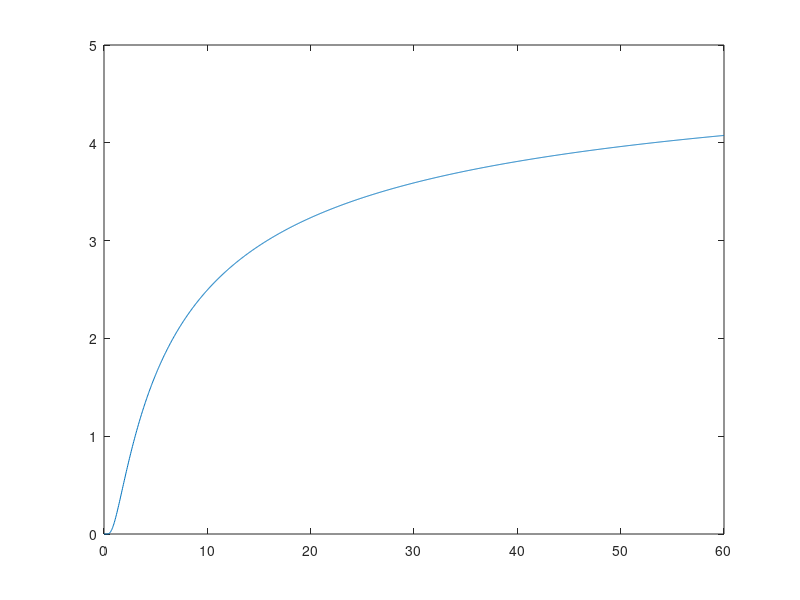

MATLAB code to generate this figure:
clear all
clc

% M=1e-12; %g/s
% D=1e-6;  %m^2/s
% C=1e-9;  %g/m^3

M=3.7*10^-8;
D=1.11*10^-6;
C=1e-3;

t=(0:60*60:60*60*24*60);
r=zeros(length(t),1);
n=zeros(length(t),1);



for i=2:length(t)
    aux=1;
    s=0;
    while aux-r(i)>1e-2
        r(i)=M/(2*pi*D*C)*erfc(aux/(2*sqrt(D*t(i))));
        aux=r(i);

        s=s+1;
        if s==100
            break
        end
    end
    n(i)=s;
end

plot(t/3600/24,r)